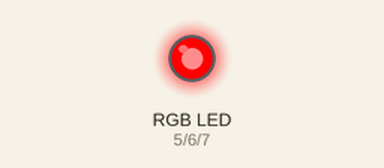
The sketch below on a simulated Arduino Uno, built with avr-gcc and run on an emulated ATmega328P. On the bench: an RGB LED mixed from three pins (HIGH = lit). Dim RGB values are drawn brighter than linear.

Above: at 0.05 s.
At 1.15 s:
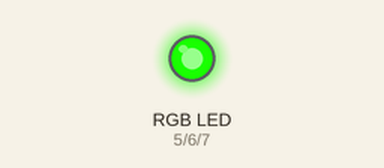
At 2.2 s:
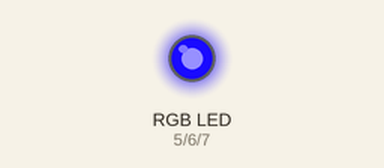
At 2.9 s:
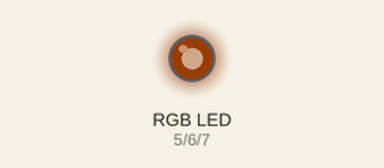
Timing chart, 0 to 6.7 s (numbered marks = the images above):
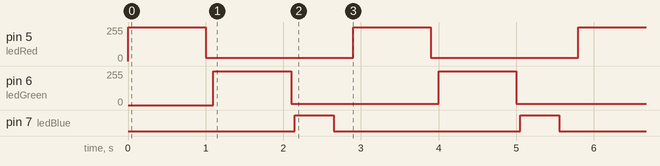

The sketch:

Vard_A_3LED.ino
```cpp
/*
 * Project: Hello World - IoT Style
 * Description: Second Program
 * Author: Marlene Trujillo
 * Date: 25-feb-2020
 */

 //connect anode of LED to pin 5
 //Connect cathode of LED to GND with 470 ohm resistor

int ledRed = 5;
int ledGreen = 6;
int ledBlue = 7;
int ledDelay = 1000; // 1000 ms or 1 s

 void setup() {
  // put your setup code here, to run once:
pinMode(ledRed, OUTPUT);
pinMode(ledGreen, OUTPUT);
pinMode(ledBlue, OUTPUT);
}

void loop(){
   //put your main code here, to run repeatedly:
analogWrite(ledRed, 255);
delay(1000);
analogWrite(ledRed, 25);
delay(100);
analogWrite(ledGreen, 255);
delay(1000);
analogWrite(ledGreen, 10);
delay(50);
analogWrite(ledBlue, 255);
delay(500);
analogWrite(ledBlue, 5);
delay(250);
}
```

Measured:
- by itself, pin 5 (ledRed): alternates 255/255 for 1.0 s and 25/255 for 1.9 s
- by itself, pin 6 (ledGreen): alternates 255/255 for 1.0 s and 10/255 for 1.9 s
- by itself, pin 7 (ledBlue): alternates HIGH for 0.50 s and LOW for 2.4 s
